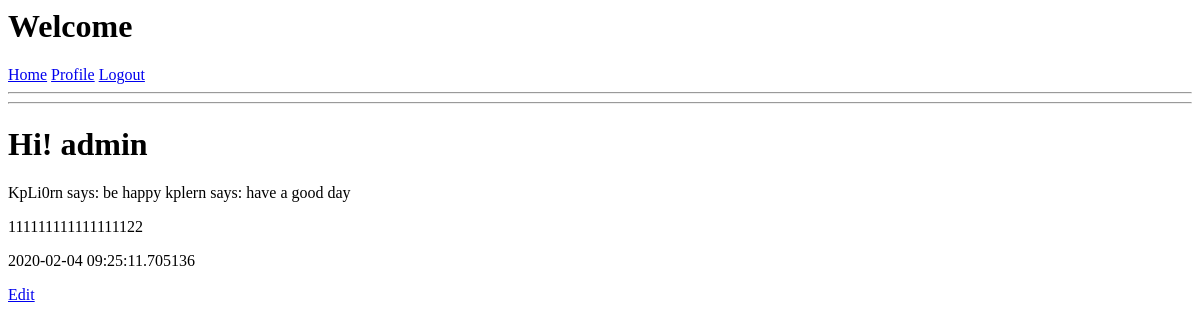
/user/admin (signed in), run on an earlier commit of the app's database.
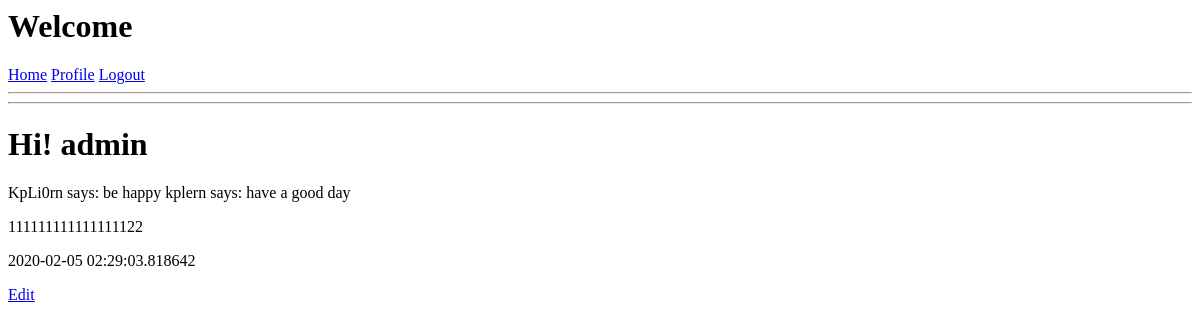
And on a later commit of the database.
### app/models.py (models this page shows, shortened)
class User(UserMixin,db.Model):   # User 继承 db.Model 是所有类型的基类  UserMixin 这个是基类包含了四种校验属性
    id = db.Column(db.Integer,primary_key=True)
    username = db.Column(db.String(length=10),index=True,unique=True)
    password_hash = db.Column(db.String(length=128))
    email = db.Column(db.String(length=50),index=True,unique=True)
    posts = db.relationship("Post",backref="author",lazy="dynamic")    # backref 有点类似快捷方式
    about_me = db.Column(db.String(150))
    last_seen = db.Column(db.DateTime,default=datetime.utcnow)

### app/routes.py (the view)
@app.route('/user/<username>',methods=['GET','POST'])
@login_required
def user(username):
    user = User.query.filter_by(username=username).first_or_404()
    posts = [{
        "author": "KpLi0rn",
        "content": "be happy"
    },
        {
            "author": "kplern",
            "content": "have a good day"
        }]
    return render_template("profile.html",user=user,posts=posts)

### app/models.py (called while the page is built)
@login.user_loader
def load_user(id):
    return User.query.get(int(id))

### app/routes.py (called while the page is built)
@app.before_request
def before_request():   # 将时间 和 表单里面进行一个联系  利用 app.before_request 在试图函数之前进行一个运行
    if current_user.is_authenticated:
        current_user.last_seen = datetime.utcnow()
        db.session.commit()

### app/templates/profile.html
{% extends "base.html" %}
{% block content %}
    <h1>Hi! {{user.username}}</h1>
    {% for post in posts %}
    {{post.author}} says: {{post.content}}
    {% endfor %}
    <p>
        {% if user.about_me %}
        {{ user.about_me}}
        {% endif %}
    </p>
    <p>
        {% if user.last_seen %}
        {{ user.last_seen }}
        {% endif %}
    </p>
    <p>
        {% if current_user == user %}
        <a href="{{url_for('edit_profile')}}">Edit</a>
        {% endif %}
    </p>
{% endblock %}

### app/templates/base.html (shortened to what this page needs)
<html>
     <head>
         <h1>Welcome</h1>
         {% if current_user.is_anonymous %}
         <a href="{{url_for('register')}}">Register</a>
         <a href="{{url_for('login')}}">Login</a>
         {% else %}
         <a href="{{url_for('index')}}">Home</a>
         <a href="{{url_for('user',username=current_user.username)}}">Profile</a>
         <a href="{{url_for('logout')}}">Logout</a>
         {% endif %}
    </head>
    <body>
        <hr>
        <hr>
        {% block content %} {% endblock %}
    </body>
</html>

What changed in the data, as far as the page shows it:
changed User "admin": last_seen "2020-02-04 09:25:11.705136" → "2020-02-05 02:29:03.818642"
